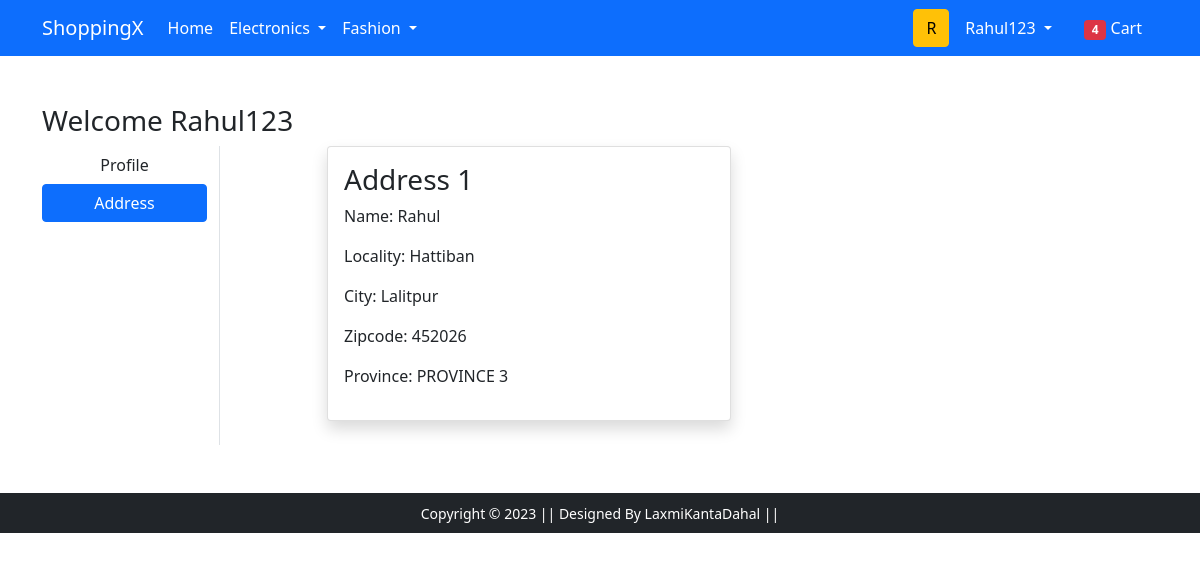
The page /address/ (signed in) on the database as committed earlier.
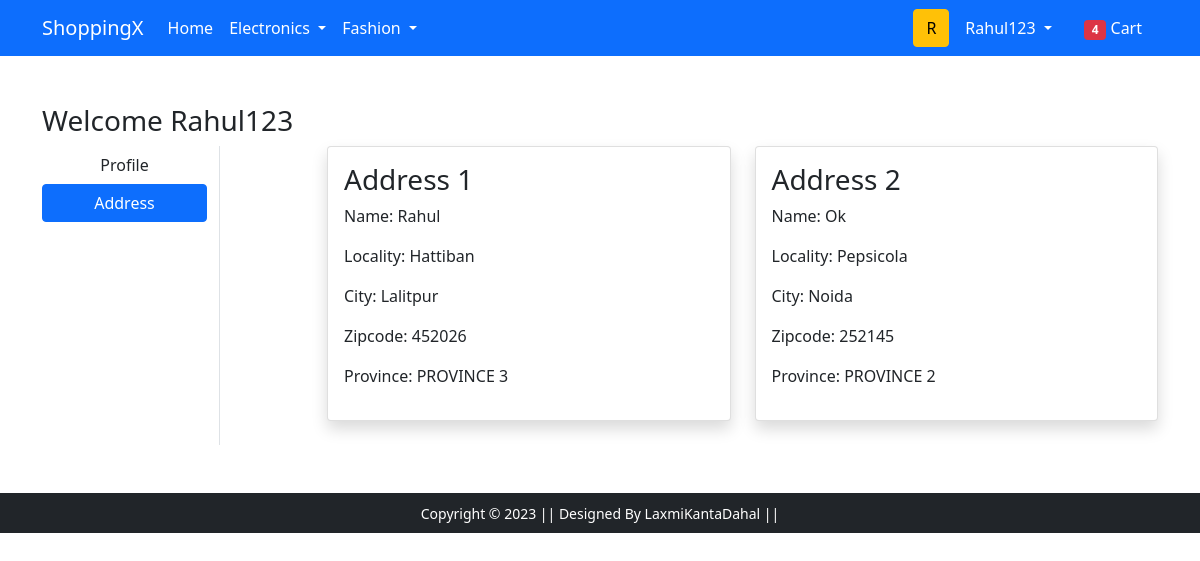
The same page on the database as committed later.
### app/models.py (models this page shows, shortened)
class Customer(models.Model):
    user=models.ForeignKey(User, on_delete=models.CASCADE)
    name=models.CharField(max_length=200,unique=True)
    locality=models.CharField(max_length=200)
    city=models.CharField(max_length=200)
    zipcode=models.IntegerField()
    province=models.CharField(choices=PROVINCE_CHOICES,max_length=50)

### app/views.py (the view)
# urls.py: path('address/', views.address, name='address'),
def address(request):
    add=Customer.objects.filter(user=request.user)
    return render(request, 'app/address.html',{'add':add,'active':'btn-primary'})

### app/templates/app/address.html (shortened to what this page needs)
{% extends 'app/base.html' %}
{% load static %}
{% block main-content %}
<div class="container my-5">
 <div class="row">
 <h3>Welcome {{request.user.username|capfirst}}</h3>
  <div class="col-sm-2 border-end">
   <ul class="list-unstyled">
    <li class="d-grid"><a href="{% url 'profile' %}" class="btn">Profile</a></li>
    <li class="d-grid"><a href="{% url 'address' %}" class="btn {{active}}">Address</a></li>
   </ul>
  </div>
  <div class="col-sm-9 offset-sm-1">
   <div class="row">
    {% for a in add %}
    <div class="col-sm-6">
     <div class="card shadow mb-4">
      <div class="card-body">
       <h3>Address {{forloop.counter}}</h3>
       <p>Name: {{a.name|capfirst}} </p>
       <p>Locality: {{a.locality|capfirst}}</p>
       <p>City: {{a.city|capfirst}}</p>
       <p>Zipcode: {{a.zipcode|capfirst}}</p>
       <p>Province: {{a.province|capfirst}}</p>
      </div>
     </div>
    </div>
{% endfor %}
   </div>
  </div>
 </div>
</div>
{% endblock main-content %}

Rows that differ between the two databases and show on the page:
added Customer: name "Ok", locality "Pepsicola", city "Noida", zipcode "252145", province "PROVINCE 2"
